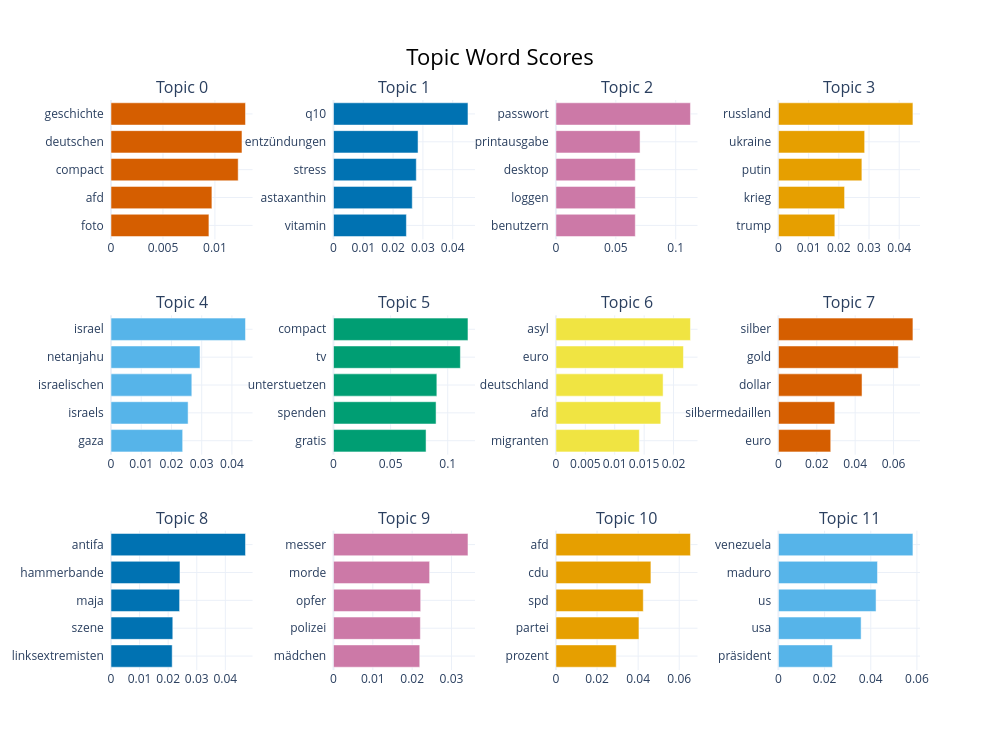
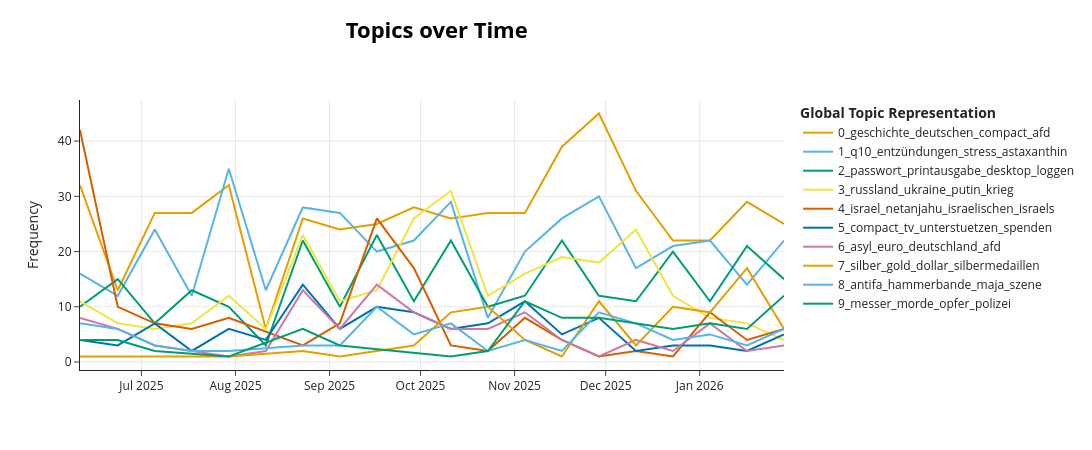

Notebook code for these charts, in order:
### Markdown cell above
## Compact — Topic Modelling (same pipeline as RT_de)

### Code cell
# Compact topic modelling (same pipeline as RT_de)
# Uses the same cleaning, chunking, BERTopic setup, and outputs as RT_de.
if 'BERTopic' not in globals() or 'clean_topic_text' not in globals() or 'chunk_text' not in globals():
    raise RuntimeError('Please run the RT_de topic modelling cell first.')
compact_source_key = next((k for k in dfs_by_source if k.lower() == 'compact'), None)
if compact_source_key is None:
    raise KeyError(f"Source not found for Compact. Available sources: {list(dfs_by_source.keys())}")
compact_topic_df = dfs_by_source[compact_source_key].copy()
required_cols = {'Inhalt', 'Date'}
missing_cols = required_cols.difference(compact_topic_df.columns)
if missing_cols:
    raise KeyError(f"Missing required columns for Compact: {sorted(missing_cols)}")
# Keep only rows with available full text
compact_topic_df = compact_topic_df[compact_topic_df['Inhalt'].notna()].copy()
# Same topic columns as RT_de
compact_topic_df['topic_text_raw'] = compact_topic_df['Inhalt'].astype(str)
compact_topic_df['topic_date'] = pd.to_datetime(compact_topic_df['Date'], errors='coerce')
# Same cleaning pipeline as RT_de
compact_topic_df['topic_text_clean'] = compact_topic_df['topic_text_raw'].apply(clean_topic_text)
compact_topic_df['topic_text_model'] = compact_topic_df['topic_text_clean']
# Same chunking pipeline as RT_de
compact_topic_df['topic_chunks'] = compact_topic_df['topic_text_model'].apply(chunk_text)
compact_model_df = (
    compact_topic_df[['topic_date', 'topic_chunks']]
    .explode('topic_chunks')
    .rename(columns={'topic_chunks': 'topic_text_model'})
)
compact_model_df = compact_model_df[
    compact_model_df['topic_date'].notna()
    & compact_model_df['topic_text_model'].notna()
    & compact_model_df['topic_text_model'].str.len().gt(0)
].copy()
# Full corpus by default (no sampling)
MAX_DOCS = None
if MAX_DOCS is not None and len(compact_model_df) > MAX_DOCS:
    compact_model_df = compact_model_df.sample(MAX_DOCS, random_state=42)
compact_model_df = compact_model_df.sort_values('topic_date').reset_index(drop=True)
if compact_model_df.empty:
    raise ValueError('No usable chunks after preprocessing.')
compact_docs = compact_model_df['topic_text_model'].tolist()
compact_timestamps = compact_model_df['topic_date'].dt.to_pydatetime().tolist()
print(f'Compact articles used: {compact_topic_df["topic_date"].notna().sum()}')
print(f'Compact chunks used for BERTopic: {len(compact_docs)}')
print(f'Date range: {compact_model_df["topic_date"].min().date()} to {compact_model_df["topic_date"].max().date()}')
# Same sanity check as RT_de
compact_token_counts = Counter(' '.join(compact_topic_df['topic_text_clean']).split())
compact_top_tokens_df = pd.DataFrame(compact_token_counts.most_common(20), columns=['token', 'count'])
# Overall non-time topic overview (all documents/chunks)
display(compact_top_tokens_df)
# Same BERTopic configuration as RT_de
compact_topic_model = BERTopic(
    language='multilingual',
    embedding_model='sentence-transformers/paraphrase-multilingual-MiniLM-L12-v2',
    min_topic_size=25,
    calculate_probabilities=False,
    verbose=True,
)
compact_topics, _ = compact_topic_model.fit_transform(compact_docs)
compact_topic_info = compact_topic_model.get_topic_info()
display(compact_topic_info.head(20))
display(compact_topic_model.visualize_barchart(top_n_topics=12))

### Figure 1 — Plotly figure (JSON) as saved in the notebook; plotly's stock layout.template omitted (floating-point values rounded to 4 significant figures)
{"data": [{"marker": {"color": "#D55E00"}, "orientation": "h", "type": "bar", "x": [0.009421, 0.009708, 0.01224, 0.0126, 0.01294], "xaxis": "x", "y": ["foto  ", "afd  ", "compact  ", "deutschen  ", "geschichte  "], "yaxis": "y"}, {"marker": {"color": "#0072B2"}, "orientation": "h", "type": "bar", "x": [0.02447, 0.02643, 0.02779, 0.02837, 0.04512], "xaxis": "x2", "y": ["vitamin  ", "astaxanthin  ", "stress  ", "entzündungen  ", "q10  "], "yaxis": "y2"}, {"marker": {"color": "#CC79A7"}, "orientation": "h", "type": "bar", "x": [0.06625, 0.06625, 0.06625, 0.07022, 0.1123], "xaxis": "x3", "y": ["benutzern  ", "loggen  ", "desktop  ", "printausgabe  ", "passwort  "], "yaxis": "y3"}, {"marker": {"color": "#E69F00"}, "orientation": "h", "type": "bar", "x": [0.01868, 0.0219, 0.02764, 0.02855, 0.04454], "xaxis": "x4", "y": ["trump  ", "krieg  ", "putin  ", "ukraine  ", "russland  "], "yaxis": "y4"}, {"marker": {"color": "#56B4E9"}, "orientation": "h", "type": "bar", "x": [0.02371, 0.0255, 0.02673, 0.02945, 0.04449], "xaxis": "x5", "y": ["gaza  ", "israels  ", "israelischen  ", "netanjahu  ", "israel  "], "yaxis": "y5"}, {"marker": {"color": "#009E73"}, "orientation": "h", "type": "bar", "x": [0.08104, 0.08979, 0.09049, 0.1111, 0.1177], "xaxis": "x6", "y": ["gratis  ", "spenden  ", "unterstuetzen  ", "tv  ", "compact  "], "yaxis": "y6"}, {"marker": {"color": "#F0E442"}, "orientation": "h", "type": "bar", "x": [0.01419, 0.01783, 0.01823, 0.02169, 0.02288], "xaxis": "x7", "y": ["migranten  ", "afd  ", "deutschland  ", "euro  ", "asyl  "], "yaxis": "y7"}, {"marker": {"color": "#D55E00"}, "orientation": "h", "type": "bar", "x": [0.02727, 0.02939, 0.04358, 0.06249, 0.07011], "xaxis": "x8", "y": ["euro  ", "silbermedaillen  ", "dollar  ", "gold  ", "silber  "], "yaxis": "y8"}, {"marker": {"color": "#0072B2"}, "orientation": "h", "type": "bar", "x": [0.02141, 0.02162, 0.024, 0.02413, 0.04705], "xaxis": "x9", "y": ["linksextremisten  ", "szene  ", "maja  ", "hammerbande  ", "antifa  "], "yaxis": "y9"}, {"marker": {"color": "#CC79A7"}, "orientation": "h", "type": "bar", "x": [0.02193, 0.02208, 0.02216, 0.02443, 0.03418], "xaxis": "x10", "y": ["mädchen  ", "polizei  ", "opfer  ", "morde  ", "messer  "], "yaxis": "y10"}, {"marker": {"color": "#E69F00"}, "orientation": "h", "type": "bar", "x": [0.02935, 0.04039, 0.0425, 0.04621, 0.06545], "xaxis": "x11", "y": ["prozent  ", "partei  ", "spd  ", "cdu  ", "afd  "], "yaxis": "y11"}, {"marker": {"color": "#56B4E9"}, "orientation": "h", "type": "bar", "x": [0.02339, 0.03582, 0.04229, 0.04291, 0.05826], "xaxis": "x12", "y": ["präsident  ", "usa  ", "us  ", "maduro  ", "venezuela  "], "yaxis": "y12"}], "layout": {"annotations": [{"font": {"size": 16}, "showarrow": false, "text": "Topic 0", "x": 0.0875, "xanchor": "center", "xref": "paper", "y": 1, "yanchor": "bottom", "yref": "paper"}, {"font": {"size": 16}, "showarrow": false, "text": "Topic 1", "x": 0.3625, "xanchor": "center", "xref": "paper", "y": 1, "yanchor": "bottom", "yref": "paper"}, {"font": {"size": 16}, "showarrow": false, "text": "Topic 2", "x": 0.6375, "xanchor": "center", "xref": "paper", "y": 1, "yanchor": "bottom", "yref": "paper"}, {"font": {"size": 16}, "showarrow": false, "text": "Topic 3", "x": 0.9125, "xanchor": "center", "xref": "paper", "y": 1, "yanchor": "bottom", "yref": "paper"}, {"font": {"size": 16}, "showarrow": false, "text": "Topic 4", "x": 0.0875, "xanchor": "center", "xref": "paper", "y": 0.6222, "yanchor": "bottom", "yref": "paper"}, {"font": {"size": 16}, "showarrow": false, "text": "Topic 5", "x": 0.3625, "xanchor": "center", "xref": "paper", "y": 0.6222, "yanchor": "bottom", "yref": "paper"}, {"font": {"size": 16}, "showarrow": false, "text": "Topic 6", "x": 0.6375, "xanchor": "center", "xref": "paper", "y": 0.6222, "yanchor": "bottom", "yref": "paper"}, {"font": {"size": 16}, "showarrow": false, "text": "Topic 7", "x": 0.9125, "xanchor": "center", "xref": "paper", "y": 0.6222, "yanchor": "bottom", "yref": "paper"}, {"font": {"size": 16}, "showarrow": false, "text": "Topic 8", "x": 0.0875, "xanchor": "center", "xref": "paper", "y": 0.2444, "yanchor": "bottom", "yref": "paper"}, {"font": {"size": 16}, "showarrow": false, "text": "Topic 9", "x": 0.3625, "xanchor": "center", "xref": "paper", "y": 0.2444, "yanchor": "bottom", "yref": "paper"}, {"font": {"size": 16}, "showarrow": false, "text": "Topic 10", "x": 0.6375, "xanchor": "center", "xref": "paper", "y": 0.2444, "yanchor": "bottom", "yref": "paper"}, {"font": {"size": 16}, "showarrow": false, "text": "Topic 11", "x": 0.9125, "xanchor": "center", "xref": "paper", "y": 0.2444, "yanchor": "bottom", "yref": "paper"}], "height": 750, "hoverlabel": {"bgcolor": "white", "font": {"family": "Rockwell", "size": 16}}, "showlegend": false, "title": {"font": {"color": "Black", "size": 22}, "text": "Topic Word Scores", "x": 0.5, "xanchor": "center", "yanchor": "top"}, "width": 1000, "xaxis": {"anchor": "y", "domain": [0, 0.175], "showgrid": true}, "xaxis10": {"anchor": "y10", "domain": [0.275, 0.45], "showgrid": true}, "xaxis11": {"anchor": "y11", "domain": [0.55, 0.725], "showgrid": true}, "xaxis12": {"anchor": "y12", "domain": [0.825, 1], "showgrid": true}, "xaxis2": {"anchor": "y2", "domain": [0.275, 0.45], "showgrid": true}, "xaxis3": {"anchor": "y3", "domain": [0.55, 0.725], "showgrid": true}, "xaxis4": {"anchor": "y4", "domain": [0.825, 1], "showgrid": true}, "xaxis5": {"anchor": "y5", "domain": [0, 0.175], "showgrid": true}, "xaxis6": {"anchor": "y6", "domain": [0.275, 0.45], "showgrid": true}, "xaxis7": {"anchor": "y7", "domain": [0.55, 0.725], "showgrid": true}, "xaxis8": {"anchor": "y8", "domain": [0.825, 1], "showgrid": true}, "xaxis9": {"anchor": "y9", "domain": [0, 0.175], "showgrid": true}, "yaxis": {"anchor": "x", "domain": [0.7556, 1], "showgrid": true}, "yaxis10": {"anchor": "x10", "domain": [0, 0.2444], "showgrid": true}, "yaxis11": {"anchor": "x11", "domain": [0, 0.2444], "showgrid": true}, "yaxis12": {"anchor": "x12", "domain": [0, 0.2444], "showgrid": true}, "yaxis2": {"anchor": "x2", "domain": [0.7556, 1], "showgrid": true}, "yaxis3": {"anchor": "x3", "domain": [0.7556, 1], "showgrid": true}, "yaxis4": {"anchor": "x4", "domain": [0.7556, 1], "showgrid": true}, "yaxis5": {"anchor": "x5", "domain": [0.3778, 0.6222], "showgrid": true}, "yaxis6": {"anchor": "x6", "domain": [0.3778, 0.6222], "showgrid": true}, "yaxis7": {"anchor": "x7", "domain": [0.3778, 0.6222], "showgrid": true}, "yaxis8": {"anchor": "x8", "domain": [0.3778, 0.6222], "showgrid": true}, "yaxis9": {"anchor": "x9", "domain": [0, 0.2444], "showgrid": true}}}

### Figure 2 — Plotly figure (JSON) as saved in the notebook; plotly's stock layout.template omitted (floating-point values rounded to 4 significant figures)
{"data": [{"hoverinfo": "text", "hovertext": ["<b>Topic 0</b><br>Words: inka, geschichte, dionysos, normannen, foto", "<b>Topic 0</b><br>Words: compact, rapanui, kocak, fund, zeigen", "<b>Topic 0</b><br>Words: compact, babylon, crowley, foto, deutschen", "<b>Topic 0</b><br>Words: allstedt, müntzer, compact, müntzers, afd", "<b>Topic 0</b><br>Words: compact, geschichte, foto, afd, paul", "<b>Topic 0</b><br>Words: münder, heino, deutschen, gelsenkirchen, afd", "<b>Topic 0</b><br>Words: reiche, nazca, linien, geschichte, deutschland", "<b>Topic 0</b><br>Words: geschichte, angela, ludwig, merkel, atlantis", "<b>Topic 0</b><br>Words: murad, geschichte, rahr, bild, deutschen", "<b>Topic 0</b><br>Words: deutschen, schicksalstage, alois, ausgabe, bestellung", "<b>Topic 0</b><br>Words: crowley, deutschen, compact, preußen, oktober", "<b>Topic 0</b><br>Words: luther, deutsche, deutschen, jähn, katharina", "<b>Topic 0</b><br>Words: geschichte, deutschen, compact, afd, deutsche", "<b>Topic 0</b><br>Words: beatles, geschichte, deutsche, deutschen, körner", "<b>Topic 0</b><br>Words: geschichte, afd, compact, deutschen, körner", "<b>Topic 0</b><br>Words: naidoo, compact, lieder, xavier, deutsche", "<b>Topic 0</b><br>Words: geschichte, seuss, deutschen, foto, theodor", "<b>Topic 0</b><br>Words: deutschen, herero, afd, compact, geschichte", "<b>Topic 0</b><br>Words: beuys, deutschen, prozent, marienburg, deutschland", "<b>Topic 0</b><br>Words: dresden, compact, geschichte, deutschen, deutsche"], "marker": {"color": "#E69F00"}, "mode": "lines", "name": "0_geschichte_deutschen_compact_afd", "type": "scatter", "x": ["2025-06-10T18:08:38.400000", "2025-06-23T04:48:00.000000", "2025-07-05T09:36:00.000000", "2025-07-17T14:24:00.000000", "2025-07-29T19:12:00.000000", "2025-08-11T00:00:00.000000", "2025-08-23T04:48:00.000000", "2025-09-04T09:36:00.000000", "2025-09-16T14:24:00.000000", "2025-09-28T19:12:00.000000", "2025-10-11T00:00:00.000000", "2025-10-23T04:48:00.000000", "2025-11-04T09:36:00.000000", "2025-11-16T14:24:00.000000", "2025-11-28T19:12:00.000000", "2025-12-11T00:00:00.000000", "2025-12-23T04:48:00.000000", "2026-01-04T09:36:00.000000", "2026-01-16T14:24:00.000000", "2026-01-28T19:12:00.000000"], "y": [32, 13, 27, 27, 32, 6, 26, 24, 25, 28, 26, 27, 27, 39, 45, 31, 22, 22, 29, 25]}, {"hoverinfo": "text", "hovertext": ["<b>Topic 1</b><br>Words: q10, astaxanthin, stress, entzündungen, zucker", "<b>Topic 1</b><br>Words: alzheimer, q10, stress, astaxanthin, entzündungen", "<b>Topic 1</b><br>Words: stress, q10, körper, astaxanthin, zellen", "<b>Topic 1</b><br>Words: immunsystem, haut, vitamin, q10, astaxanthin", "<b>Topic 1</b><br>Words: q10, kowallik, entzündungen, rohmilch, astaxanthin", "<b>Topic 1</b><br>Words: q10, cortisolspiegel, cortisol, körper, stress", "<b>Topic 1</b><br>Words: q10, entzündungen, antioxidantien, stress, astaxanthin", "<b>Topic 1</b><br>Words: q10, opc, vitamin, astaxanthin, zellen", "<b>Topic 1</b><br>Words: q10, entzündungen, vitamin, körper, magnesium", "<b>Topic 1</b><br>Words: q10, stress, herz, gehirn, fleisch", "<b>Topic 1</b><br>Words: q10, vitamin, entzündungen, astaxanthin, ernährung", "<b>Topic 1</b><br>Words: ashwagandha, stress, q10, entzündungen, gehirn", "<b>Topic 1</b><br>Words: gehirn, q10, stress, vitamin, entzündungen", "<b>Topic 1</b><br>Words: q10, astaxanthin, immunsystem, stress, vitamin", "<b>Topic 1</b><br>Words: q10, magnesium, vitamin, herz, entzündungen", "<b>Topic 1</b><br>Words: entzündungen, q10, stress, körper, astaxanthin", "<b>Topic 1</b><br>Words: q10, herz, entzündungen, stress, astaxanthin", "<b>Topic 1</b><br>Words: q10, stress, entzündungen, astaxanthin, magnesium", "<b>Topic 1</b><br>Words: q10, entzündungen, gehirn, energie, astaxanthin", "<b>Topic 1</b><br>Words: q10, entzündungen, körper, stress, astaxanthin"], "marker": {"color": "#56B4E9"}, "mode": "lines", "name": "1_q10_entzündungen_stress_astaxanthin", "type": "scatter", "x": ["2025-06-10T18:08:38.400000", "2025-06-23T04:48:00.000000", "2025-07-05T09:36:00.000000", "2025-07-17T14:24:00.000000", "2025-07-29T19:12:00.000000", "2025-08-11T00:00:00.000000", "2025-08-23T04:48:00.000000", "2025-09-04T09:36:00.000000", "2025-09-16T14:24:00.000000", "2025-09-28T19:12:00.000000", "2025-10-11T00:00:00.000000", "2025-10-23T04:48:00.000000", "2025-11-04T09:36:00.000000", "2025-11-16T14:24:00.000000", "2025-11-28T19:12:00.000000", "2025-12-11T00:00:00.000000", "2025-12-23T04:48:00.000000", "2026-01-04T09:36:00.000000", "2026-01-16T14:24:00.000000", "2026-01-28T19:12:00.000000"], "y": [16, 12, 24, 12, 35, 13, 28, 27, 20, 22, 29, 8, 20, 26, 30, 17, 21, 22, 14, 22]}, {"hoverinfo": "text", "hovertext": ["<b>Topic 2</b><br>Words: passwort, printausgabe, klicke, desktop, benutzername", "<b>Topic 2</b><br>Words: passwort, printausgabe, desktop, zurückzusetzen, benutzern", "<b>Topic 2</b><br>Words: passwort, printausgabe, klicke, zurückzusetzen, benutzername", "<b>Topic 2</b><br>Words: passwort, pass, printausgabe, klicke, desktop", "<b>Topic 2</b><br>Words: passwort, printausgabe, benutzername, zurückzusetzen, loggen", "<b>Topic 2</b><br>Words: passwort, printausgabe, zurückzusetzen, klicke, desktop", "<b>Topic 2</b><br>Words: passwort, printausgabe, zurückzusetzen, klicke, benutzern", "<b>Topic 2</b><br>Words: passwort, printausgabe, benutzern, klicke, benutzername", "<b>Topic 2</b><br>Words: passwort, printausgabe, desktop, benutzername, benutzern", "<b>Topic 2</b><br>Words: passwort, printausgabe, loggen, zurückzusetzen, desktop", "<b>Topic 2</b><br>Words: passwort, printausgabe, loggen, zurückzusetzen, klicke", "<b>Topic 2</b><br>Words: passwort, printausgabe, benutzername, benutzern, loggen", "<b>Topic 2</b><br>Words: passwort, printausgabe, benutzern, zurückzusetzen, desktop", "<b>Topic 2</b><br>Words: passwort, printausgabe, klicke, zurückzusetzen, desktop", "<b>Topic 2</b><br>Words: passwort, printausgabe, benutzern, zurückzusetzen, benutzername", "<b>Topic 2</b><br>Words: passwort, printausgabe, desktop, zurückzusetzen, benutzern", "<b>Topic 2</b><br>Words: passwort, mail, printausgabe, benutzern, desktop", "<b>Topic 2</b><br>Words: passwort, printausgabe, mail, desktop, benutzern", "<b>Topic 2</b><br>Words: passwort, printausgabe, benutzername, desktop, benutzern", "<b>Topic 2</b><br>Words: passwort, mail, printausgabe, loggen, zurückzusetzen"], "marker": {"color": "#009E73"}, "mode": "lines", "name": "2_passwort_printausgabe_desktop_loggen", "type": "scatter", "x": ["2025-06-10T18:08:38.400000", "2025-06-23T04:48:00.000000", "2025-07-05T09:36:00.000000", "2025-07-17T14:24:00.000000", "2025-07-29T19:12:00.000000", "2025-08-11T00:00:00.000000", "2025-08-23T04:48:00.000000", "2025-09-04T09:36:00.000000", "2025-09-16T14:24:00.000000", "2025-09-28T19:12:00.000000", "2025-10-11T00:00:00.000000", "2025-10-23T04:48:00.000000", "2025-11-04T09:36:00.000000", "2025-11-16T14:24:00.000000", "2025-11-28T19:12:00.000000", "2025-12-11T00:00:00.000000", "2025-12-23T04:48:00.000000", "2026-01-04T09:36:00.000000", "2026-01-16T14:24:00.000000", "2026-01-28T19:12:00.000000"], "y": [10, 15, 7, 13, 10, 3, 22, 10, 23, 11, 22, 10, 12, 22, 12, 11, 20, 11, 21, 15]}, {"hoverinfo": "text", "hovertext": ["<b>Topic 3</b><br>Words: russland, frieden, spd, putin, trump", "<b>Topic 3</b><br>Words: russland, ukraine, merz, deutschland, putin", "<b>Topic 3</b><br>Words: russland, ukraine, taurus, trump, putin", "<b>Topic 3</b><br>Words: russland, compact, ukraine, frieden, ii", "<b>Topic 3</b><br>Words: putin, ukraine, trump, russland, alaska", "<b>Topic 3</b><br>Words: russland, putin, europa, ukraine, trump", "<b>Topic 3</b><br>Words: russland, putin, ukraine, eu, frieden", "<b>Topic 3</b><br>Words: russland, ukraine, eu, spiegel, kallas", "<b>Topic 3</b><br>Words: russland, krieg, nato, eu, russische", "<b>Topic 3</b><br>Words: russland, krieg, putin, ukraine, russische", "<b>Topic 3</b><br>Words: putin, russland, ukraine, trump, krieg", "<b>Topic 3</b><br>Words: russland, berndt, krieg, putin, ukraine", "<b>Topic 3</b><br>Words: russland, putin, afd, krieg, sotschi", "<b>Topic 3</b><br>Words: russland, ukraine, nabu, selenski, putin", "<b>Topic 3</b><br>Words: russland, ukraine, nato, krieg, jermak", "<b>Topic 3</b><br>Words: russland, eu, ukraine, putin, krieg", "<b>Topic 3</b><br>Words: russland, ukraine, putin, trump, ukrainische", "<b>Topic 3</b><br>Words: russland, us, trump, usa, putin", "<b>Topic 3</b><br>Words: russland, ukraine, heil, kellogg, chrupalla", "<b>Topic 3</b><br>Words: starlink, seerecht, musk, moskau, russland"], "marker": {"color": "#F0E442"}, "mode": "lines", "name": "3_russland_ukraine_putin_krieg", "type": "scatter", "x": ["2025-06-10T18:08:38.400000", "2025-06-23T04:48:00.000000", "2025-07-05T09:36:00.000000", "2025-07-17T14:24:00.000000", "2025-07-29T19:12:00.000000", "2025-08-11T00:00:00.000000", "2025-08-23T04:48:00.000000", "2025-09-04T09:36:00.000000", "2025-09-16T14:24:00.000000", "2025-09-28T19:12:00.000000", "2025-10-11T00:00:00.000000", "2025-10-23T04:48:00.000000", "2025-11-04T09:36:00.000000", "2025-11-16T14:24:00.000000", "2025-11-28T19:12:00.000000", "2025-12-11T00:00:00.000000", "2025-12-23T04:48:00.000000", "2026-01-04T09:36:00.000000", "2026-01-16T14:24:00.000000", "2026-01-28T19:12:00.000000"], "y": [11, 7, 6, 7, 12, 6, 23, 11, 13, 26, 31, 12, 16, 19, 18, 24, 12, 8, 7, 4]}, {"hoverinfo": "text", "hovertext": ["<b>Topic 4</b><br>Words: israel, iran, israelischen, netanjahu, israels", "<b>Topic 4</b><br>Words: iran, israel, netanjahu, israels, us", "<b>Topic 4</b><br>Words: pkk, israel, gaza, netanjahu, israels", "<b>Topic 4</b><br>Words: israels, netanjahu, israel, gaza, al", "<b>Topic 4</b><br>Words: israel, gaza, lobby, israelischen, israelische", "<b>Topic 4</b><br>Words: greta, hufeisen, thunberg, antisemitin, antisemitismus", "<b>Topic 4</b><br>Words: israel, israelischen, gaza, israels, israelische", "<b>Topic 4</b><br>Words: israel, netanjahu, kirk, israelischen, israels", "<b>Topic 4</b><br>Words: israel, hamas, gaza, netanjahu, israelischen", "<b>Topic 4</b><br>Words: israel, rabin, jitzchak, passwort, israels", "<b>Topic 4</b><br>Words: ahriman, kirk, israel, ermordung, veränderten", "<b>Topic 4</b><br>Words: israel, israels, kennedy, israelischen, ben", "<b>Topic 4</b><br>Words: israel, mainz, sollst, bann, kabbala", "<b>Topic 4</b><br>Words: thilo, sarrazin, gefeierter, priesterin, familienkonferenz", "<b>Topic 4</b><br>Words: shapiro, aipac, antisemitismus, albanese, israelischen", "<b>Topic 4</b><br>Words: antideutschen, connewitzer, antifa, szene, hauptstreitpunkt", "<b>Topic 4</b><br>Words: israel, netanjahu, gaza, waffenruhe, iran", "<b>Topic 4</b><br>Words: messias, israel, jesus, pinguin, geheimnis", "<b>Topic 4</b><br>Words: israel, epstein, iran, israelischen, us"], "marker": {"color": "#D55E00"}, "mode": "lines", "name": "4_israel_netanjahu_israelischen_israels", "type": "scatter", "x": ["2025-06-10T18:08:38.400000", "2025-06-23T04:48:00.000000", "2025-07-05T09:36:00.000000", "2025-07-17T14:24:00.000000", "2025-07-29T19:12:00.000000", "2025-08-23T04:48:00.000000", "2025-09-04T09:36:00.000000", "2025-09-16T14:24:00.000000", "2025-09-28T19:12:00.000000", "2025-10-11T00:00:00.000000", "2025-10-23T04:48:00.000000", "2025-11-04T09:36:00.000000", "2025-11-16T14:24:00.000000", "2025-11-28T19:12:00.000000", "2025-12-11T00:00:00.000000", "2025-12-23T04:48:00.000000", "2026-01-04T09:36:00.000000", "2026-01-16T14:24:00.000000", "2026-01-28T19:12:00.000000"], "y": [42, 10, 7, 6, 8, 3, 7, 26, 17, 3, 2, 8, 4, 1, 2, 1, 9, 4, 6]}, {"hoverinfo": "text", "hovertext": ["<b>Topic 5</b><br>Words: compact, unterstuetzen, spenden, tv, gratis", "<b>Topic 5</b><br>Words: compact, unterstuetzen, spenden, tv, gratis", "<b>Topic 5</b><br>Words: compact, tv, unterstuetzen, spenden, gratis", "<b>Topic 5</b><br>Words: tv, compact, unterstuetzen, spenden, gratis", "<b>Topic 5</b><br>Words: tv, compact, unterstuetzen, spenden, gratis", "<b>Topic 5</b><br>Words: tv, compact, klemm, unterstuetzen, klöckner", "<b>Topic 5</b><br>Words: compact, tv, unterstuetzen, spenden, gratis", "<b>Topic 5</b><br>Words: compact, tv, unterstuetzen, spenden, gratis", "<b>Topic 5</b><br>Words: compact, tv, charlie, unterstuetzen, spenden", "<b>Topic 5</b><br>Words: compact, tv, unterstuetzen, spenden, gratis", "<b>Topic 5</b><br>Words: compact, tv, unterstuetzen, spenden, gratis", "<b>Topic 5</b><br>Words: tv, compact, unterstuetzen, spenden, unterstützung", "<b>Topic 5</b><br>Words: compact, tv, unterstuetzen, spenden, gratis", "<b>Topic 5</b><br>Words: compact, tv, unterstuetzen, spenden, gratis", "<b>Topic 5</b><br>Words: tv, compact, spenden, unterstuetzen, gratis", "<b>Topic 5</b><br>Words: compact, tv, serge, menga, aurelia", "<b>Topic 5</b><br>Words: tv, compact, professionelle, spende, kostenlos", "<b>Topic 5</b><br>Words: compact, tv, klemm, paul, lilli", "<b>Topic 5</b><br>Words: tv, compact, tinyurl, yjacdexw, karnevalsumzug", "<b>Topic 5</b><br>Words: tv, compact, unterstuetzen, spenden, paul"], "marker": {"color": "#0072B2"}, "mode": "lines", "name": "5_compact_tv_unterstuetzen_spenden", "type": "scatter", "x": ["2025-06-10T18:08:38.400000", "2025-06-23T04:48:00.000000", "2025-07-05T09:36:00.000000", "2025-07-17T14:24:00.000000", "2025-07-29T19:12:00.000000", "2025-08-11T00:00:00.000000", "2025-08-23T04:48:00.000000", "2025-09-04T09:36:00.000000", "2025-09-16T14:24:00.000000", "2025-09-28T19:12:00.000000", "2025-10-11T00:00:00.000000", "2025-10-23T04:48:00.000000", "2025-11-04T09:36:00.000000", "2025-11-16T14:24:00.000000", "2025-11-28T19:12:00.000000", "2025-12-11T00:00:00.000000", "2025-12-23T04:48:00.000000", "2026-01-04T09:36:00.000000", "2026-01-16T14:24:00.000000", "2026-01-28T19:12:00.000000"], "y": [4, 3, 7, 2, 6, 4, 14, 6, 10, 9, 6, 7, 11, 5, 8, 2, 3, 3, 2, 5]}, {"hoverinfo": "text", "hovertext": ["<b>Topic 6</b><br>Words: euro, asyl, kirchenasyl, abschiebungen, asylbewerber", "<b>Topic 6</b><br>Words: biden, merkel, asyl, euro, grenze", "<b>Topic 6</b><br>Words: verschlimmern, zitat, regierenden, tages, desaster", "<b>Topic 6</b><br>Words: schließung, verbot, parteien, verbote, freibädern", "<b>Topic 6</b><br>Words: asyl, landesamtes, euro, pässe, angebotspreis", "<b>Topic 6</b><br>Words: plätze, abstechen, asyllobby, freigibt, abschiebehaftanstalten", "<b>Topic 6</b><br>Words: merkel, deutschland, asyl, euro, flüchtlinge", "<b>Topic 6</b><br>Words: asyl, merkel, euro, invasion, waldheim", "<b>Topic 6</b><br>Words: afd, asyl, euro, fürstenwalde, september", "<b>Topic 6</b><br>Words: afd, euro, migranten, deutschland, asyl", "<b>Topic 6</b><br>Words: millionen, asyl, türkei, türken, merz", "<b>Topic 6</b><br>Words: syrien, asyl, wadephul, euro, land", "<b>Topic 6</b><br>Words: deutschland, afghanen, morde, ausreisepflichtigen, messer", "<b>Topic 6</b><br>Words: deutschland, staatsangehörigkeit, einbürgerungen, sarrazin, spd", "<b>Topic 6</b><br>Words: affinität, migrationskritischen, ausländerinnen, wahlverhalten, beheimatet", "<b>Topic 6</b><br>Words: remigration, hic, entwürfe, wirklicher, morde", "<b>Topic 6</b><br>Words: kölner, asylbewerber, hotels, silvesternacht, hamburg", "<b>Topic 6</b><br>Words: messer, fälle, deutschland, zuwanderung, asylzahlen", "<b>Topic 6</b><br>Words: precht, flüchtlingskrise, verliere, gesellschaftlich, migranten", "<b>Topic 6</b><br>Words: bremer, hinein, tätermedien, interventionistische, kotré"], "marker": {"color": "#CC79A7"}, "mode": "lines", "name": "6_asyl_euro_deutschland_afd", "type": "scatter", "x": ["2025-06-10T18:08:38.400000", "2025-06-23T04:48:00.000000", "2025-07-05T09:36:00.000000", "2025-07-17T14:24:00.000000", "2025-07-29T19:12:00.000000", "2025-08-11T00:00:00.000000", "2025-08-23T04:48:00.000000", "2025-09-04T09:36:00.000000", "2025-09-16T14:24:00.000000", "2025-09-28T19:12:00.000000", "2025-10-11T00:00:00.000000", "2025-10-23T04:48:00.000000", "2025-11-04T09:36:00.000000", "2025-11-16T14:24:00.000000", "2025-11-28T19:12:00.000000", "2025-12-11T00:00:00.000000", "2025-12-23T04:48:00.000000", "2026-01-04T09:36:00.000000", "2026-01-16T14:24:00.000000", "2026-01-28T19:12:00.000000"], "y": [8, 6, 3, 2, 1, 2, 13, 6, 14, 9, 6, 6, 9, 4, 1, 4, 2, 7, 2, 3]}, {"hoverinfo": "text", "hovertext": ["<b>Topic 7</b><br>Words: blockchain, technologie, löbe, finanzämtern, zuschauergalerie", "<b>Topic 7</b><br>Words: sweeney, eagle, sydney, american, go", "<b>Topic 7</b><br>Words: silber, dollar, edelmetall, gold, medaille", "<b>Topic 7</b><br>Words: spahns, euro, spahn, einsicht, unternehmen", "<b>Topic 7</b><br>Words: ackman, hörmann, silber, oxman, dollar", "<b>Topic 7</b><br>Words: gold, geld, dollar, silber, arbeitszeit", "<b>Topic 7</b><br>Words: gold, dollar, silber, us, silbermedaillen", "<b>Topic 7</b><br>Words: silber, gold, silbermedaillen, preise, dollar", "<b>Topic 7</b><br>Words: silber, gold, usd, short, unze", "<b>Topic 7</b><br>Words: rentenniveau, prozent, schergen, beifall, euro", "<b>Topic 7</b><br>Words: silber, gold, silbermedaillen, dollar, euro", "<b>Topic 7</b><br>Words: gold, silber, knox, fort, mal", "<b>Topic 7</b><br>Words: gold, dollar, silber, compact, goldes", "<b>Topic 7</b><br>Words: silber, gold, dollar, euro, us", "<b>Topic 7</b><br>Words: silber, gold, dollar, silbermedaillen, preis", "<b>Topic 7</b><br>Words: gold, bitcoin, silber, hörmann, krypto"], "marker": {"color": "#E69F00"}, "mode": "lines", "name": "7_silber_gold_dollar_silbermedaillen", "type": "scatter", "x": ["2025-06-10T18:08:38.400000", "2025-07-29T19:12:00.000000", "2025-08-23T04:48:00.000000", "2025-09-04T09:36:00.000000", "2025-09-16T14:24:00.000000", "2025-09-28T19:12:00.000000", "2025-10-11T00:00:00.000000", "2025-10-23T04:48:00.000000", "2025-11-04T09:36:00.000000", "2025-11-16T14:24:00.000000", "2025-11-28T19:12:00.000000", "2025-12-11T00:00:00.000000", "2025-12-23T04:48:00.000000", "2026-01-04T09:36:00.000000", "2026-01-16T14:24:00.000000", "2026-01-28T19:12:00.000000"], "y": [1, 1, 2, 1, 2, 3, 9, 10, 4, 1, 11, 3, 10, 9, 17, 6]}, {"hoverinfo": "text", "hovertext": ["<b>Topic 8</b><br>Words: maja, antifa, hammerbande, ungarn, behörden", "<b>Topic 8</b><br>Words: maja, antifa, hammerbande, person, gewalt", "<b>Topic 8</b><br>Words: antifa, maja, hammerbande, lenz, sodenkamp", "<b>Topic 8</b><br>Words: remigration, identitären, wiener, anhänger, demonstrationszug", "<b>Topic 8</b><br>Words: maja, ungarn, alice, antifa, weidel", "<b>Topic 8</b><br>Words: antifa, maja, linksextremisten, majd, polizei", "<b>Topic 8</b><br>Words: pride, junge, hausfriedensbruch, remigration, aktivisten", "<b>Topic 8</b><br>Words: antifa, hammerbande, maja, linksextremisten, immunität", "<b>Topic 8</b><br>Words: hammerbande, antifa, salis, prozess, pohlmann", "<b>Topic 8</b><br>Words: antifa, szene, linksextremisten, hammerbande, gewalt", "<b>Topic 8</b><br>Words: antifa, verbot, szene, lexa, afd", "<b>Topic 8</b><br>Words: eminger, mamdani, nsu, zschäpe, antifa", "<b>Topic 8</b><br>Words: schulstreiks, dresden, wehrpflicht, usa, dezember", "<b>Topic 8</b><br>Words: antifa, szene, linksextreme, demonstration, schwarzenberg", "<b>Topic 8</b><br>Words: antifa, schwarzenberg, linksextremisten, schwarzenberger, bergparade", "<b>Topic 8</b><br>Words: antifa, linksextremisten, faschisten, bremen, räume", "<b>Topic 8</b><br>Words: mossadegh, pahlavi, antifa, erfurt, hammerbande", "<b>Topic 8</b><br>Words: friedensbrücke, prozess, antifa, donbass, organisiert", "<b>Topic 8</b><br>Words: antifa, hammerbande, februar, wagner, dresden"], "marker": {"color": "#56B4E9"}, "mode": "lines", "name": "8_antifa_hammerbande_maja_szene", "type": "scatter", "x": ["2025-06-10T18:08:38.400000", "2025-06-23T04:48:00.000000", "2025-07-05T09:36:00.000000", "2025-07-17T14:24:00.000000", "2025-07-29T19:12:00.000000", "2025-08-23T04:48:00.000000", "2025-09-04T09:36:00.000000", "2025-09-16T14:24:00.000000", "2025-09-28T19:12:00.000000", "2025-10-11T00:00:00.000000", "2025-10-23T04:48:00.000000", "2025-11-04T09:36:00.000000", "2025-11-16T14:24:00.000000", "2025-11-28T19:12:00.000000", "2025-12-11T00:00:00.000000", "2025-12-23T04:48:00.000000", "2026-01-04T09:36:00.000000", "2026-01-16T14:24:00.000000", "2026-01-28T19:12:00.000000"], "y": [7, 6, 3, 2, 2, 3, 3, 10, 5, 7, 2, 4, 2, 9, 7, 4, 5, 3, 6]}, {"hoverinfo": "text", "hovertext": ["<b>Topic 9</b><br>Words: opfer, messer, hammer, messias, somalier", "<b>Topic 9</b><br>Words: eigenschutz, konarek, polizei, lars, ratgeber", "<b>Topic 9</b><br>Words: harsefeld, bürgerwehr, polizei, messer, eigenschutz", "<b>Topic 9</b><br>Words: klagt, ece, afghanen, vergewaltigt, bewusstlosigkeit", "<b>Topic 9</b><br>Words: friedrichshain, szene, rigaer, antifa, berlin", "<b>Topic 9</b><br>Words: ziegen, shlomo, täter, fbi, kurzberg", "<b>Topic 9</b><br>Words: april, connolly, beattie, schüren, pfefferspray", "<b>Topic 9</b><br>Words: heinsberg, soest, messer, vergewaltigt, obdachlose", "<b>Topic 9</b><br>Words: messer, morde, opfer, mädchen, dresden", "<b>Topic 9</b><br>Words: messer, morde, polizei, mädchen, gewalt", "<b>Topic 9</b><br>Words: messer, fälle, morde, mädchen, spezial", "<b>Topic 9</b><br>Words: gedenktag, messer, islamfeindlichkeit, muslime, opfer", "<b>Topic 9</b><br>Words: messer, polizei, polizisten, morde, mädchen", "<b>Topic 9</b><br>Words: messer, rungholt, täter, morde, opfer", "<b>Topic 9</b><br>Words: messer, täter, morde, mädchen, gewalt", "<b>Topic 9</b><br>Words: messer, dresden, morde, opfer, mädchen"], "marker": {"color": "#009E73"}, "mode": "lines", "name": "9_messer_morde_opfer_polizei", "type": "scatter", "x": ["2025-06-10T18:08:38.400000", "2025-06-23T04:48:00.000000", "2025-07-05T09:36:00.000000", "2025-07-29T19:12:00.000000", "2025-08-23T04:48:00.000000", "2025-09-04T09:36:00.000000", "2025-10-11T00:00:00.000000", "2025-10-23T04:48:00.000000", "2025-11-04T09:36:00.000000", "2025-11-16T14:24:00.000000", "2025-11-28T19:12:00.000000", "2025-12-11T00:00:00.000000", "2025-12-23T04:48:00.000000", "2026-01-04T09:36:00.000000", "2026-01-16T14:24:00.000000", "2026-01-28T19:12:00.000000"], "y": [4, 4, 2, 1, 6, 3, 1, 2, 11, 8, 8, 7, 6, 7, 6, 12]}], "layout": {"height": 450, "hoverlabel": {"bgcolor": "white", "font": {"family": "Rockwell", "size": 16}}, "legend": {"title": {"text": "<b>Global Topic Representation"}}, "title": {"font": {"color": "Black", "size": 22}, "text": "<b>Topics over Time</b>", "x": 0.4, "xanchor": "center", "y": 0.95, "yanchor": "top"}, "width": 1250, "xaxis": {"showgrid": true}, "yaxis": {"showgrid": true, "title": {"text": "Frequency"}}}}
